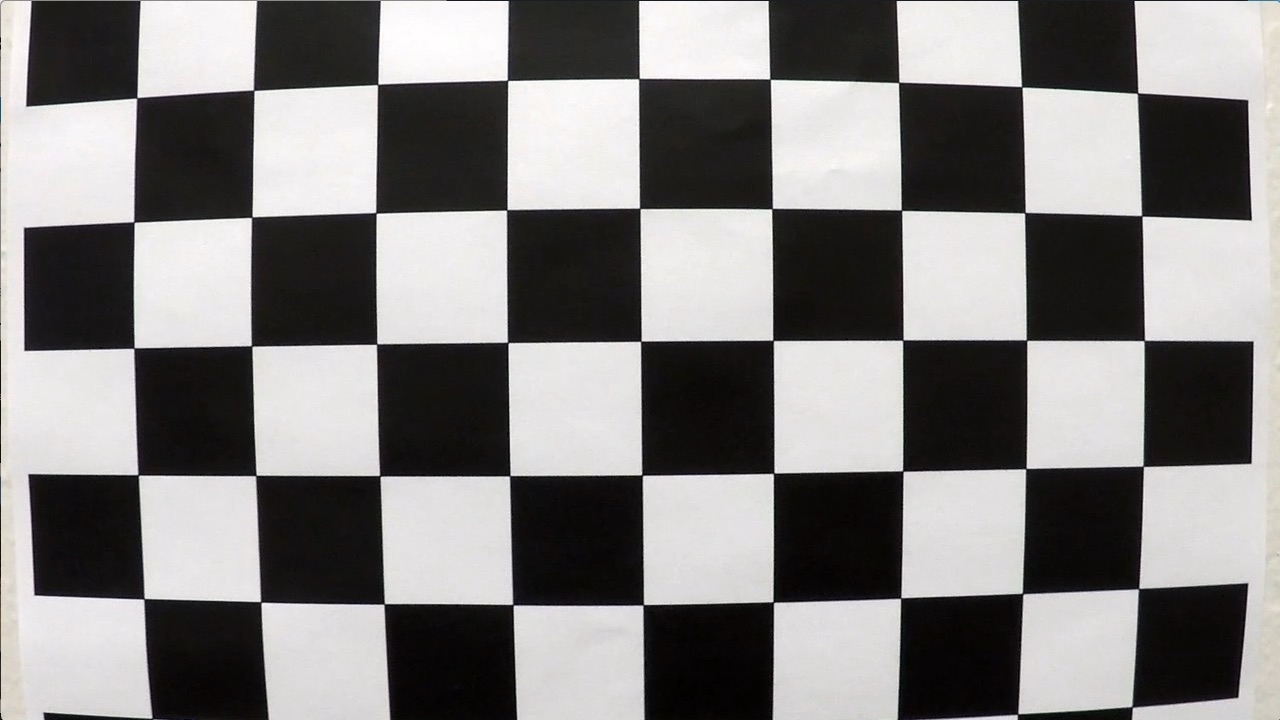
#> input picture camera_cal/calibration1.jpg, 1280 x 720 px; the run also reads 1 picture not shown here
$ jupyter execute --allow-errors v2.ipynb   (shell and % lines are left out)   (Python 2 division)   (older library calls are emulated)
#> lines starting #> are read from the running program, lines starting #| are printed output that depends on the picture; after the words box and inside, x2 and y2 are one past the last pixel; in counts of white or black regions, pixels touching at a corner belong together
# The Goal of this Project

*In this project, your goal is to write a software pipeline to identify the lane boundaries in a video from a front-facing camera on a car.*

## Project Steps
1. Camera calibration
2. Distortion Correction
3. Color Channels & Gradient Thresholding
4. Perspective Transform
5. Finding the lanes
6. Measuring Curvature

[cell 1]
import numpy as np
import cv2
import matplotlib.pyplot as plt
import matplotlib.image as mpimg

### Camera Calibration

[cell 2]
#read in n example calibration image
img = mpimg.imread('./camera_cal/calibration1.jpg')
#> img is the input picture: shape (720, 1280, 3); mean R, G, B 130.1, 128.4, 127.8
#> `ret, corners = cv2.findChessboardCorners(gray, (nx,ny), None)`: ret = False; corners = None
plt.imshow(img)

#### Read in all calibration images and extract corner co-ords

[cell 3]
import glob
#read in and make a list of calibration images
images = glob.glob('./camera_cal/calibration*.jpg')

#Arrays to store object points and image points from all the images
objpoints = []
imgpoints = []

# prepare object points
nx = 9#enter the number of inside corners in x
ny = 6#enter the number of inside corners in y

#prepare object points, like (0,0,0), (1,0,0,) ... (7,5,0)
objp = np.zeros((ny*nx, 3), np.float32)
objp[:,:2] = np.mgrid[0:nx, 0:ny].T.reshape(-1,2)

#> (the rest of this cell did not finish here and is left out)

#### Generate camera mtx and distortion mtx for image correction

[cell 4]
# Calculate and return distortion coeffs (dist),
# camera mtx (mtx) to transform 3d object points to 2D images, position of camera in world for rotation and translation vecs
ret, mtx, dist, rvecs, tvecs = cv2.calibrateCamera(objpoints, imgpoints, gray.shape[::-1], None, None)
#> ret = 0.402; mtx = [[1215.1, 0, 674.3], [0, 1227, 357.1], [0, 0, 1]]; dist = [[-0.887, 13.5, -0.00382, -0.00756, -85.37]]; rvecs = ([0.506, -0.211, 0.0337],); tvecs = ([-2.2, -0.223, 20.53],)

### Distortion Correction
#### Correct images using camera and distortion matrix

[cell 5]
#read in a calibration image & return undistored destination image
img1 = mpimg.imread('./camera_cal/calibration1.jpg')
dst = cv2.undistort(img1, mtx, dist, None, mtx)
f, (ax1, ax2) = plt.subplots(1, 2)
ax1.imshow(img1)
ax1.set_title('Distorted image')
ax2.imshow(dst)
ax2.set_title('Corrected image')

### Color Channels & Gradient Thresholding

#### Some functions for calculating gradients and thresholding

[cell 6]
def mag_thresh(img, sobel_kernel=3, mag_thresh=(0, 255)):
    #Applying the Sobel operator to an image is a way of taking the derivative
    #of the image in the xx or yy direction

    #Pass a single color channel, first convert it to grayscale
    #(Use cv2.COLOR_RGB2GRAY if you've read in an image using mpimg.imread().
    #Use cv2.COLOR_BGR2GRAY if you've read in an image using cv2.imread())
    gray = cv2.cvtColor(img, cv2.COLOR_RGB2GRAY)

    #Calculate the derivative in the xx direction (the 1, 0 at the end denotes xx direction)
    sobelx = cv2.Sobel(gray, cv2.CV_64F, 1, 0, ksize=sobel_kernel)

    #Calculate the derivative in the yy direction (the 0, 1 at the end denotes yy direction)
    sobely = cv2.Sobel(gray, cv2.CV_64F, 0, 1, ksize=sobel_kernel)


    gradmag = np.sqrt(sobelx**2 + sobely**2)
    # Rescale to 8 bit
    scale_factor = np.max(gradmag)/255
    scaled_sobel = (gradmag/scale_factor).astype(np.uint8)

    #Create a binary threshold to select pixels based on gradient strength
    thresh_min = mag_thresh[0]
    thresh_max = mag_thresh[1]
    sxbinary = np.zeros_like(scaled_sobel)
    sxbinary[(scaled_sobel >= thresh_min) & (scaled_sobel <= thresh_max)] = 1

    #plt.imshow(sxbinary, cmap='gray')
    return sxbinary

[cell 7]
# Define a function to threshold an image for a given range and Sobel kernel
def dir_threshold(img, sobel_kernel=3, thresh=(0, np.pi/2)):
    # Grayscale
    gray = cv2.cvtColor(img, cv2.COLOR_RGB2GRAY)
    # Calculate the x and y gradients
    sobelx = cv2.Sobel(gray, cv2.CV_64F, 1, 0, ksize=sobel_kernel)
    sobely = cv2.Sobel(gray, cv2.CV_64F, 0, 1, ksize=sobel_kernel)
    # Take the absolute value of the gradient direction,
    # apply a threshold, and create a binary image result
    absgraddir = np.arctan2(np.absolute(sobely), np.absolute(sobelx))
    binary_output =  np.zeros_like(absgraddir)
    binary_output[(absgraddir >= thresh[0]) & (absgraddir <= thresh[1])] = 1

    # Return the binary image
    return binary_output

[cell 8]
def abs_sobel_thresh(img, orient='x', sobel_kernel=3, thresh=(0, 255)):
    # Calculate directional gradient
    # Apply threshold
    gray = cv2.cvtColor(img, cv2.COLOR_RGB2GRAY)


    if orient == 'x':
        #Calculate the derivative in the xx direction (the 1, 0 at the end denotes xx direction)
        sobel = cv2.Sobel(gray, cv2.CV_64F, 1, 0, ksize=sobel_kernel)
    else:
        #Calculate the derivative in the yy direction (the 0, 1 at the end denotes yy direction)
        sobel = cv2.Sobel(gray, cv2.CV_64F, 0, 1, ksize=sobel_kernel)

    #Calculate the absolute value of the xx derivative
    abs_sobel = np.absolute(sobel)

    #Convert the absolute value image to 8-bit
    scaled_sobel = np.uint8(255*abs_sobel/np.max(abs_sobel))

    #Create a binary threshold to select pixels based on gradient strength
    thresh_min = thresh[0]
    thresh_max = thresh[1]
    sxbinary = np.zeros_like(scaled_sobel)
    sxbinary[(scaled_sobel >= thresh_min) & (scaled_sobel <= thresh_max)] = 1
    return sxbinary

[cell 9]
# Define a function that thresholds the S-channel of HLS
def hls_select(img, channel='s', thresh=(0, 255)):
    hls = cv2.cvtColor(img, cv2.COLOR_RGB2HLS)
    colour_options = {'s' : 2,
           'h' : 0,
           'l' : 1,}

    channel = hls[:,:,colour_options[channel]]
    binary_output = np.zeros_like(channel)
    binary_output[(channel > thresh[0]) & (channel <= thresh[1])] = 1
    return binary_output

#### Combining thresholds on greyscale images

[cell 10]
fig = plt.figure(figsize=(80,70))
columns = 2
images = glob.glob('./test_images/test*.jpg')

# Choose a Sobel kernel size
ksize = 11 # Choose a larger odd number to smooth gradient measurements

for i, fname in enumerate(images):
    #read in each image
    img = mpimg.imread(fname)
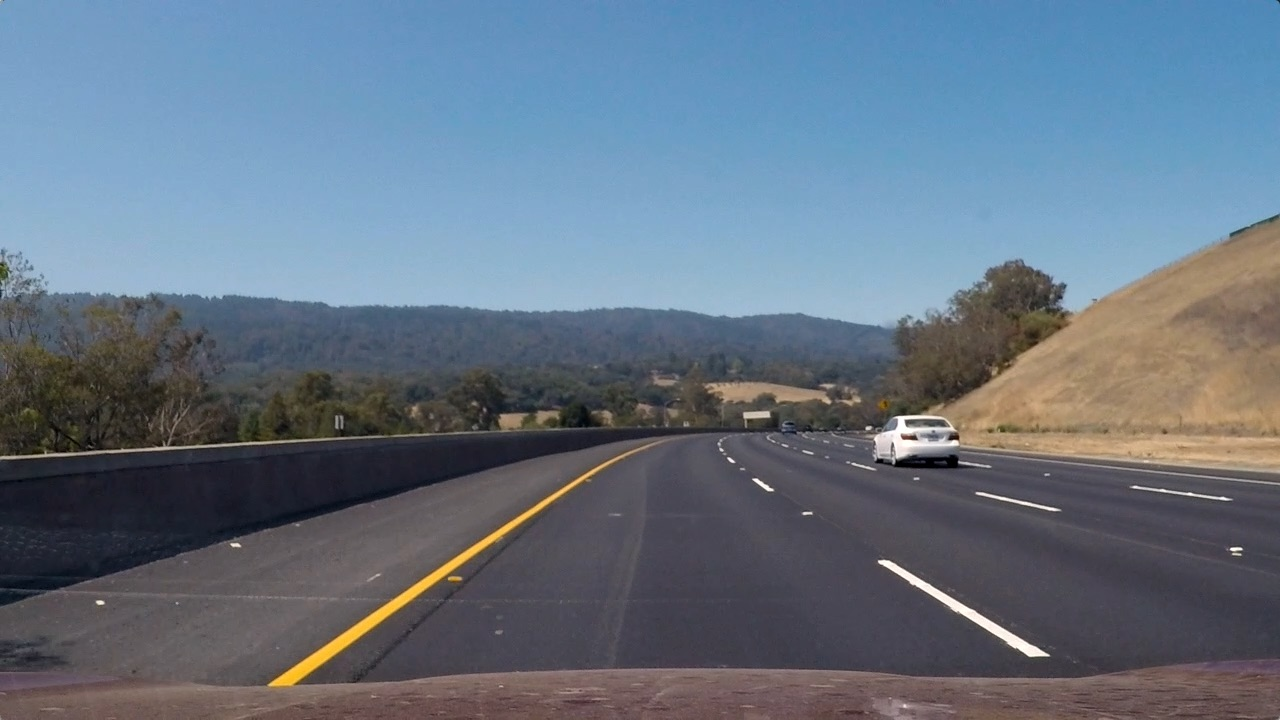
#> input picture test_images/test3.jpg, 1280 x 720 px
#> img is the input picture: shape (720, 1280, 3); mean R, G, B 101.1, 115.3, 130.7

    #convert image to grayscale
    gray = cv2.cvtColor(img, cv2.COLOR_BGR2GRAY)

    # Apply each of the thresholding functions
    gradx = abs_sobel_thresh(img, orient='x', sobel_kernel=15, thresh=(20, 100))
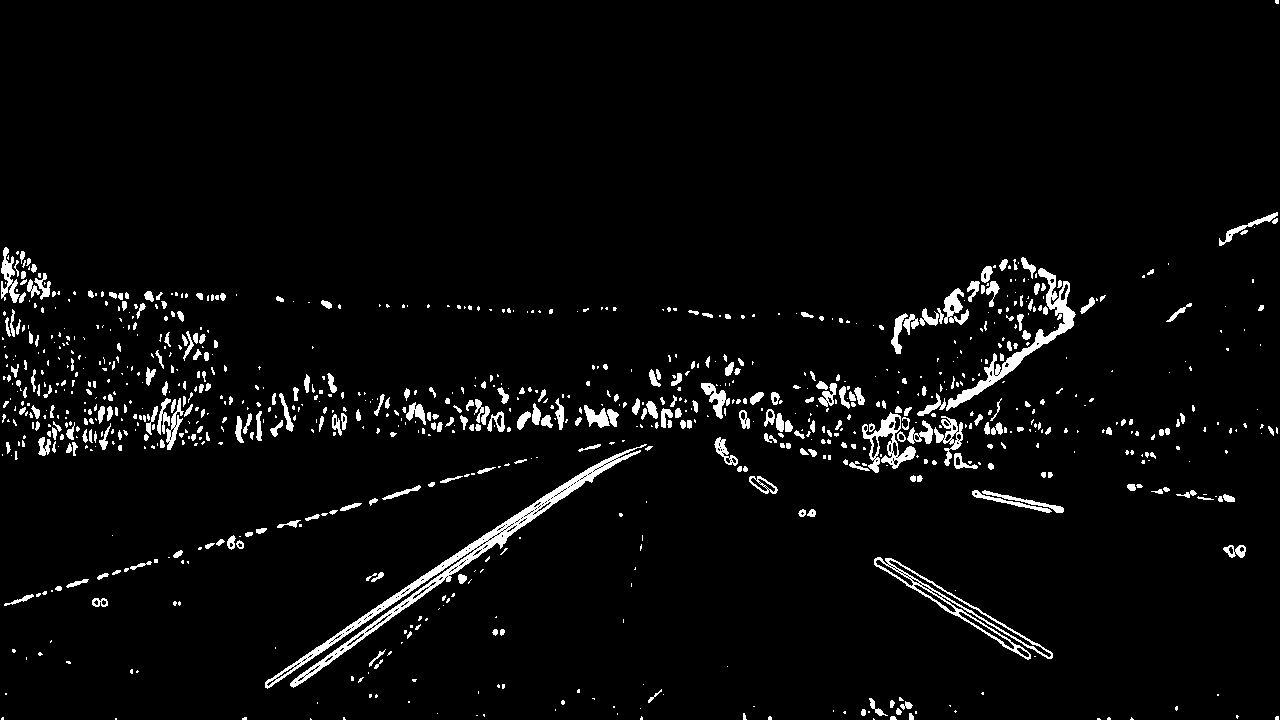
#> gradx: shape (720, 1280); values 0 (black) and 1 (white), 3.9% white; 933 white regions (595 under 20 px), largest, box (x1, y1, x2, y2) and area: (265, 444, 647, 689) 5140, (946, 268, 1076, 411) 2141, (874, 557, 1053, 660) 1672
    grady = abs_sobel_thresh(img, orient='y', sobel_kernel=3, thresh=(0, 0))
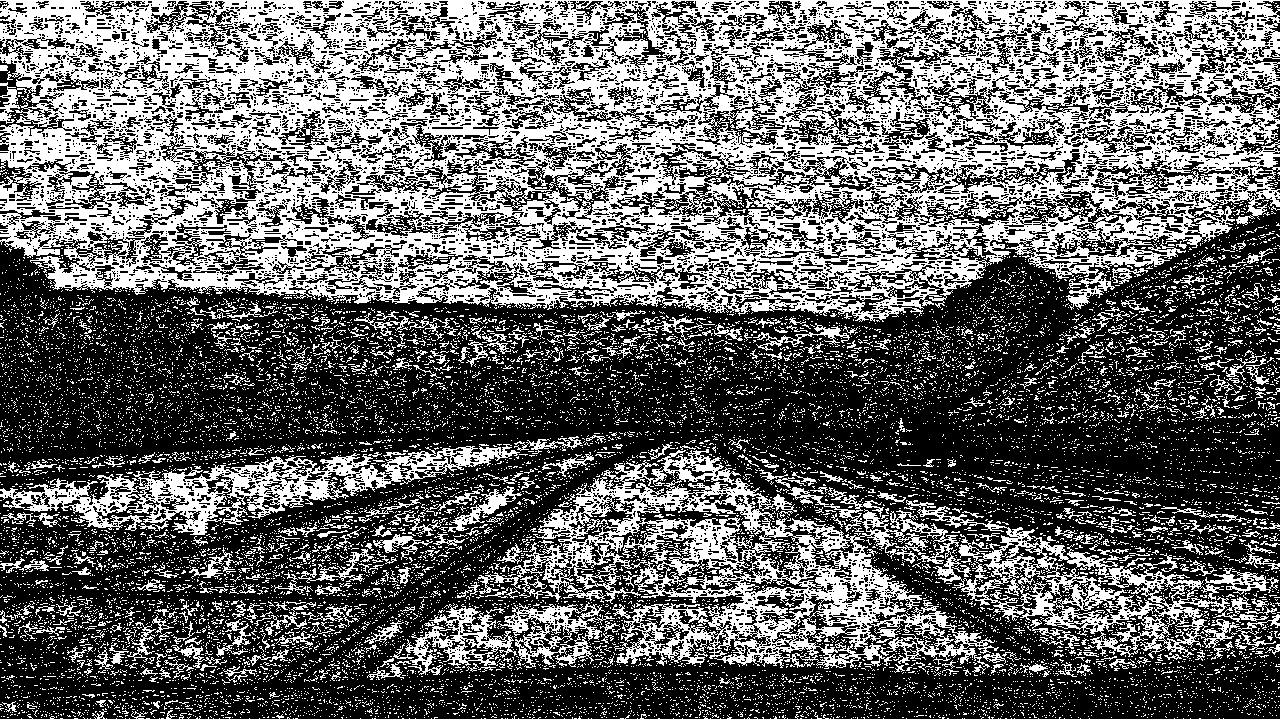
#> grady: shape (720, 1280); values 0 (black) and 1 (white), 40% white; 16069 white regions (15516 under 20 px), largest, box (x1, y1, x2, y2) and area: (0, 0, 1280, 322) 229240, (477, 449, 1240, 669) 44853, (0, 444, 520, 535) 12242
    mag_binary = mag_thresh(img, sobel_kernel=3, mag_thresh=(30, 100))
#> in mag_thresh, `scale_factor = np.max(gradmag)/255`: scale_factor = 3.19
#> mag_binary: shape (720, 1280); values 0 (black) and 1 (white), 3.3% white in thin lines or dots
    dir_binary = dir_threshold(img, sobel_kernel=15, thresh=(0.7, 1.3))
#> dir_binary: shape (720, 1280) float64; values 0 (black) and 1 (white), 40.6% white in thin lines or dots

    combined = np.zeros_like(dir_binary)
    combined[((mag_binary == 1) & (dir_binary == 1))] = 1

    a=fig.add_subplot(len(images) / columns + 1, columns, i + 1)
    a.imshow(combined, cmap='gray')

#### Combining thresholds on HLS images

[cell 11]
def proc_imag_hls_thresh(img):
    #convert image to grayscale
    gray = cv2.cvtColor(img, cv2.COLOR_BGR2GRAY)

    # Apply each of the thresholding functions
    sxbinary = abs_sobel_thresh(img, orient='x', sobel_kernel=15, thresh=(20, 100))
    s_binary = hls_select(img, channel='s', thresh=(170, 255))
#> s_binary: shape (720, 1280); values 0 (black) and 1 (white), 0.51% white; 81 white regions (73 under 20 px), largest, box (x1, y1, x2, y2) and area: (271, 470, 595, 686) 2837, (879, 561, 1008, 639) 718, (889, 416, 920, 450) 302

    # Combine the two binary thresholds
    combined_binary = np.zeros_like(sxbinary)
    combined_binary[(s_binary == 1) | (sxbinary == 1)] = 1

    return combined_binary

[cell 12]
fig = plt.figure(figsize=(80,70))
columns = 2
images = glob.glob('./test_images/test*.jpg')

# Choose a Sobel kernel size
ksize = 11 # Choose a larger odd number to smooth gradient measurements

image_final = []

for i, fname in enumerate(images):
    #read in each image
    img = mpimg.imread(fname)

    combined = proc_imag_hls_thresh(img)
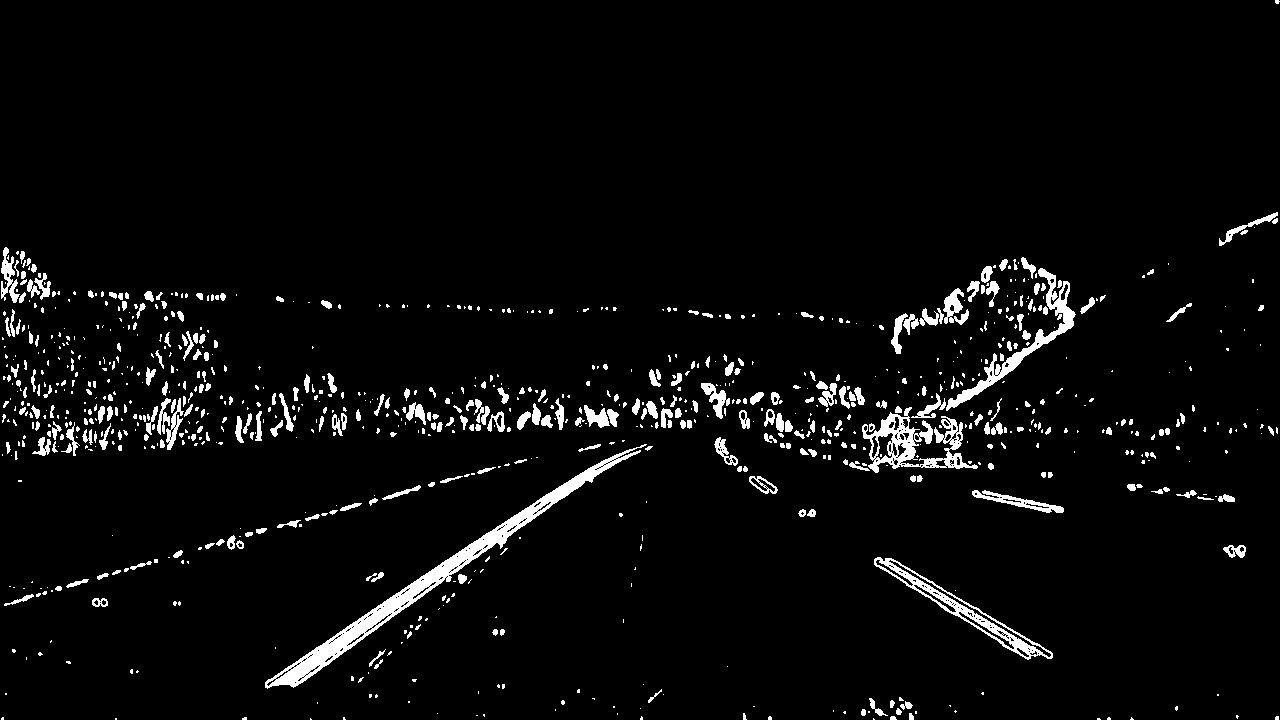
#> combined: shape (720, 1280); values 0 (black) and 1 (white), 4.1% white; 935 white regions (608 under 20 px), largest, box (x1, y1, x2, y2) and area: (265, 444, 647, 689) 6245, (862, 407, 978, 473) 2588, (874, 557, 1053, 660) 2182
#> (the rest of the program and of its run is left out)
